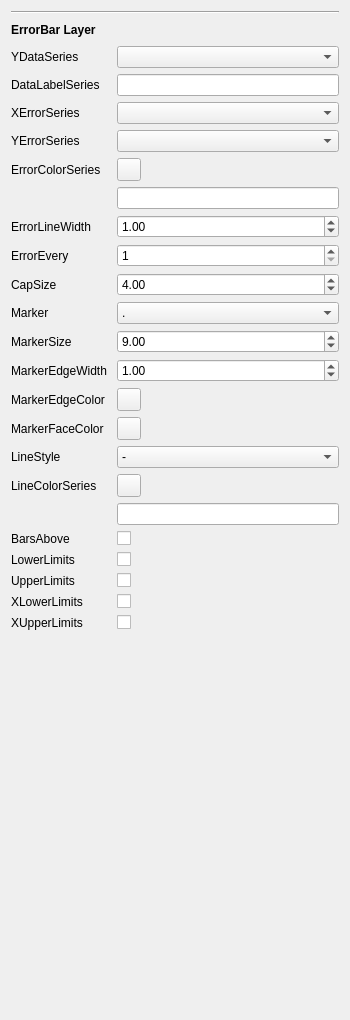
<?xml version="1.0" encoding="UTF-8"?>
<ui version="4.0">
 <class>Form</class>
 <widget class="QWidget" name="Form">
  <property name="geometry">
   <rect>
    <x>0</x>
    <y>0</y>
    <width>350</width>
    <height>1020</height>
   </rect>
  </property>
  <property name="windowTitle">
   <string>Form</string>
  </property>
  <layout class="QVBoxLayout" name="verticalLayout">
   <item>
    <widget class="Line" name="line">
     <property name="orientation">
      <enum>Qt::Orientation::Horizontal</enum>
     </property>
    </widget>
   </item>
   <item>
    <layout class="QHBoxLayout" name="horizontalLayout">
     <item>
      <widget class="QLabel" name="label_2">
       <property name="font">
        <font>
         <bold>true</bold>
        </font>
       </property>
       <property name="text">
        <string>ErrorBar Layer</string>
       </property>
      </widget>
     </item>
     <item>
      <spacer name="horizontalSpacer">
       <property name="orientation">
        <enum>Qt::Orientation::Horizontal</enum>
       </property>
       <property name="sizeHint" stdset="0">
        <size>
         <width>40</width>
         <height>20</height>
        </size>
       </property>
      </spacer>
     </item>
     <item>
      <widget class="QToolButton" name="toolButton">
       <property name="styleSheet">
        <string notr="true">border-radius: 10px;</string>
       </property>
       <property name="text">
        <string/>
       </property>
       <property name="icon">
        <iconset resource="../resources/resources.qrc">
         <normaloff>:/icon/icons/minus-button.png</normaloff>:/icon/icons/minus-button.png</iconset>
       </property>
      </widget>
     </item>
    </layout>
   </item>
   <item>
    <layout class="QFormLayout" name="formLayout">
     <item row="0" column="0">
      <widget class="QLabel" name="y_series_label">
       <property name="minimumSize">
        <size>
         <width>100</width>
         <height>0</height>
        </size>
       </property>
       <property name="text">
        <string>YDataSeries</string>
       </property>
      </widget>
     </item>
     <item row="0" column="1">
      <widget class="QComboBox" name="y_series_combo">
       <property name="maximumSize">
        <size>
         <width>16777215</width>
         <height>16777215</height>
        </size>
       </property>
      </widget>
     </item>
     <item row="22" column="1">
      <spacer name="verticalSpacer">
       <property name="orientation">
        <enum>Qt::Orientation::Vertical</enum>
       </property>
       <property name="sizeHint" stdset="0">
        <size>
         <width>20</width>
         <height>40</height>
        </size>
       </property>
      </spacer>
     </item>
     <item row="1" column="1">
      <widget class="QLineEdit" name="data_label_line">
       <property name="maximumSize">
        <size>
         <width>16777215</width>
         <height>16777215</height>
        </size>
       </property>
      </widget>
     </item>
     <item row="1" column="0">
      <widget class="QLabel" name="label_24">
       <property name="text">
        <string>DataLabelSeries</string>
       </property>
      </widget>
     </item>
     <item row="2" column="1">
      <widget class="QComboBox" name="x_err_series_combo"/>
     </item>
     <item row="2" column="0">
      <widget class="QLabel" name="label_3">
       <property name="text">
        <string>XErrorSeries</string>
       </property>
      </widget>
     </item>
     <item row="3" column="1">
      <widget class="QComboBox" name="y_err_series_combo"/>
     </item>
     <item row="3" column="0">
      <widget class="QLabel" name="label_25">
       <property name="text">
        <string>YErrorSeries</string>
       </property>
      </widget>
     </item>
     <item row="4" column="1">
      <widget class="QToolButton" name="color_series_btn">
       <property name="text">
        <string/>
       </property>
      </widget>
     </item>
     <item row="4" column="0">
      <widget class="QLabel" name="label_33">
       <property name="text">
        <string>ErrorColorSeries</string>
       </property>
      </widget>
     </item>
     <item row="5" column="1">
      <widget class="QLineEdit" name="color_series_line"/>
     </item>
     <item row="6" column="1">
      <widget class="QDoubleSpinBox" name="err_line_width_spin">
       <property name="minimum">
        <double>0.010000000000000</double>
       </property>
       <property name="singleStep">
        <double>0.100000000000000</double>
       </property>
       <property name="value">
        <double>1.000000000000000</double>
       </property>
      </widget>
     </item>
     <item row="6" column="0">
      <widget class="QLabel" name="label_4">
       <property name="text">
        <string>ErrorLineWidth</string>
       </property>
      </widget>
     </item>
     <item row="7" column="1">
      <widget class="QSpinBox" name="err_every_spin">
       <property name="minimum">
        <number>1</number>
       </property>
       <property name="maximum">
        <number>10000</number>
       </property>
       <property name="value">
        <number>1</number>
       </property>
      </widget>
     </item>
     <item row="7" column="0">
      <widget class="QLabel" name="label_16">
       <property name="text">
        <string>ErrorEvery</string>
       </property>
      </widget>
     </item>
     <item row="8" column="1">
      <widget class="QDoubleSpinBox" name="cap_size_spin">
       <property name="minimum">
        <double>0.010000000000000</double>
       </property>
       <property name="singleStep">
        <double>0.100000000000000</double>
       </property>
       <property name="value">
        <double>4.000000000000000</double>
       </property>
      </widget>
     </item>
     <item row="8" column="0">
      <widget class="QLabel" name="label_5">
       <property name="text">
        <string>CapSize</string>
       </property>
      </widget>
     </item>
     <item row="9" column="1">
      <widget class="QComboBox" name="marker_combo">
       <item>
        <property name="text">
         <string>.</string>
        </property>
       </item>
       <item>
        <property name="text">
         <string>v</string>
        </property>
       </item>
       <item>
        <property name="text">
         <string>o</string>
        </property>
       </item>
       <item>
        <property name="text">
         <string>^</string>
        </property>
       </item>
       <item>
        <property name="text">
         <string>&lt;</string>
        </property>
       </item>
       <item>
        <property name="text">
         <string>&gt;</string>
        </property>
       </item>
       <item>
        <property name="text">
         <string>1</string>
        </property>
       </item>
       <item>
        <property name="text">
         <string>2</string>
        </property>
       </item>
       <item>
        <property name="text">
         <string>3</string>
        </property>
       </item>
       <item>
        <property name="text">
         <string>4</string>
        </property>
       </item>
       <item>
        <property name="text">
         <string>8</string>
        </property>
       </item>
       <item>
        <property name="text">
         <string>s</string>
        </property>
       </item>
       <item>
        <property name="text">
         <string>p</string>
        </property>
       </item>
       <item>
        <property name="text">
         <string>P</string>
        </property>
       </item>
       <item>
        <property name="text">
         <string>*</string>
        </property>
       </item>
       <item>
        <property name="text">
         <string>h</string>
        </property>
       </item>
       <item>
        <property name="text">
         <string>H</string>
        </property>
       </item>
       <item>
        <property name="text">
         <string>+</string>
        </property>
       </item>
       <item>
        <property name="text">
         <string>x</string>
        </property>
       </item>
       <item>
        <property name="text">
         <string>X</string>
        </property>
       </item>
       <item>
        <property name="text">
         <string>D</string>
        </property>
       </item>
       <item>
        <property name="text">
         <string>d</string>
        </property>
       </item>
       <item>
        <property name="text">
         <string>|</string>
        </property>
       </item>
       <item>
        <property name="text">
         <string>_</string>
        </property>
       </item>
       <item>
        <property name="text">
         <string>none</string>
        </property>
       </item>
      </widget>
     </item>
     <item row="9" column="0">
      <widget class="QLabel" name="label">
       <property name="text">
        <string>Marker</string>
       </property>
      </widget>
     </item>
     <item row="10" column="1">
      <widget class="QDoubleSpinBox" name="marker_size_spin">
       <property name="singleStep">
        <double>0.100000000000000</double>
       </property>
       <property name="value">
        <double>9.000000000000000</double>
       </property>
      </widget>
     </item>
     <item row="10" column="0">
      <widget class="QLabel" name="label_43">
       <property name="text">
        <string>MarkerSize</string>
       </property>
      </widget>
     </item>
     <item row="11" column="1">
      <widget class="QDoubleSpinBox" name="marker_edge_width_spin">
       <property name="singleStep">
        <double>0.100000000000000</double>
       </property>
       <property name="value">
        <double>1.000000000000000</double>
       </property>
      </widget>
     </item>
     <item row="11" column="0">
      <widget class="QLabel" name="label_8">
       <property name="text">
        <string>MarkerEdgeWidth</string>
       </property>
      </widget>
     </item>
     <item row="12" column="1">
      <widget class="QToolButton" name="marker_edge_color_btn">
       <property name="text">
        <string/>
       </property>
      </widget>
     </item>
     <item row="12" column="0">
      <widget class="QLabel" name="label_9">
       <property name="text">
        <string>MarkerEdgeColor</string>
       </property>
      </widget>
     </item>
     <item row="13" column="1">
      <widget class="QToolButton" name="marker_face_color_btn">
       <property name="text">
        <string/>
       </property>
      </widget>
     </item>
     <item row="13" column="0">
      <widget class="QLabel" name="label_10">
       <property name="text">
        <string>MarkerFaceColor</string>
       </property>
      </widget>
     </item>
     <item row="14" column="1">
      <widget class="QComboBox" name="linestyle_combo">
       <item>
        <property name="text">
         <string>-</string>
        </property>
       </item>
       <item>
        <property name="text">
         <string>--</string>
        </property>
       </item>
       <item>
        <property name="text">
         <string>-.</string>
        </property>
       </item>
       <item>
        <property name="text">
         <string>:</string>
        </property>
       </item>
      </widget>
     </item>
     <item row="14" column="0">
      <widget class="QLabel" name="label_7">
       <property name="text">
        <string>LineStyle</string>
       </property>
      </widget>
     </item>
     <item row="15" column="1">
      <widget class="QToolButton" name="line_color_btn">
       <property name="text">
        <string/>
       </property>
      </widget>
     </item>
     <item row="15" column="0">
      <widget class="QLabel" name="label_44">
       <property name="text">
        <string>LineColorSeries</string>
       </property>
      </widget>
     </item>
     <item row="16" column="1">
      <widget class="QLineEdit" name="line_color_line"/>
     </item>
     <item row="17" column="1">
      <widget class="QCheckBox" name="bars_above_check">
       <property name="text">
        <string/>
       </property>
      </widget>
     </item>
     <item row="17" column="0">
      <widget class="QLabel" name="label_11">
       <property name="text">
        <string>BarsAbove</string>
       </property>
      </widget>
     </item>
     <item row="18" column="1">
      <widget class="QCheckBox" name="lower_limits_check">
       <property name="text">
        <string/>
       </property>
      </widget>
     </item>
     <item row="18" column="0">
      <widget class="QLabel" name="label_12">
       <property name="text">
        <string>LowerLimits</string>
       </property>
      </widget>
     </item>
     <item row="19" column="1">
      <widget class="QCheckBox" name="upper_limits_check">
       <property name="text">
        <string/>
       </property>
      </widget>
     </item>
     <item row="19" column="0">
      <widget class="QLabel" name="label_13">
       <property name="text">
        <string>UpperLimits</string>
       </property>
      </widget>
     </item>
     <item row="20" column="1">
      <widget class="QCheckBox" name="xlower_limits_check">
       <property name="text">
        <string/>
       </property>
      </widget>
     </item>
     <item row="20" column="0">
      <widget class="QLabel" name="label_14">
       <property name="text">
        <string>XLowerLimits</string>
       </property>
      </widget>
     </item>
     <item row="21" column="1">
      <widget class="QCheckBox" name="xupper_limits_check">
       <property name="text">
        <string/>
       </property>
      </widget>
     </item>
     <item row="21" column="0">
      <widget class="QLabel" name="label_15">
       <property name="text">
        <string>XUpperLimits</string>
       </property>
      </widget>
     </item>
    </layout>
   </item>
  </layout>
 </widget>
 <resources>
  <include location="../resources/resources.qrc"/>
 </resources>
 <connections/>
</ui>
